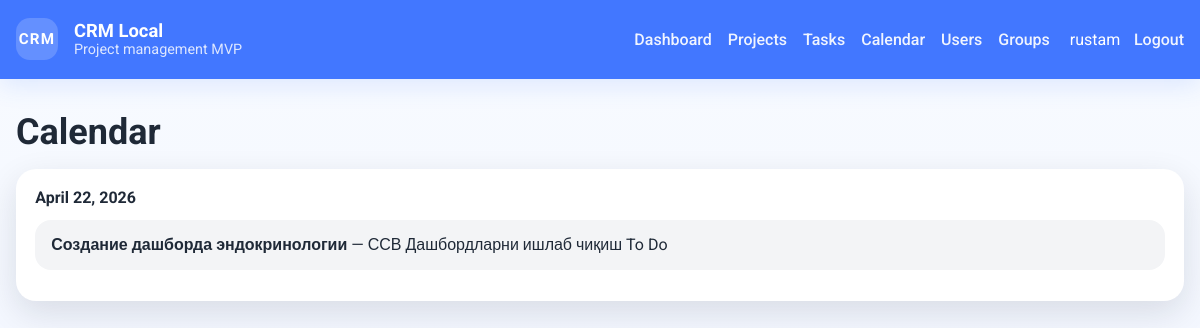
The page /calendar/ (signed in) on the database its author committed.
### projects/models.py (models this page shows, shortened)
class Task(models.Model):
    title = models.CharField(max_length=200)
    description = models.TextField(blank=True)
    status = models.CharField(
        max_length=20,
        choices=TaskStatus.choices,
        default=TaskStatus.TODO,
    )
    deadline = models.DateField(null=True, blank=True)
    project = models.ForeignKey(Project, on_delete=models.CASCADE, related_name="tasks")
    executor = models.ForeignKey(
        User,
        on_delete=models.SET_NULL,
        null=True,
        blank=True,
        related_name="assigned_tasks",
    )
    co_executors = models.ManyToManyField(User, blank=True, related_name="supporting_tasks")
    created_at = models.DateTimeField(auto_now_add=True)
    updated_at = models.DateTimeField(auto_now=True)
    class Meta:
        ordering = ["deadline", "title"]
    @property
    def is_overdue(self):
        if not self.deadline:
            return False
        return self.status != TaskStatus.DONE and timezone.now().date() > self.deadline

class Project(models.Model):
    title = models.CharField(max_length=200)
    description = models.TextField(blank=True)
    owner = models.ForeignKey(User, on_delete=models.CASCADE, related_name="owned_projects")
    members = models.ManyToManyField(User, blank=True, related_name="projects")
    created_at = models.DateTimeField(auto_now_add=True)
    updated_at = models.DateTimeField(auto_now=True)
    class Meta:
        ordering = ["title"]

### projects/views.py (the view)
# urls.py: path("calendar/", views.calendar_view, name="calendar"),
@login_required
def calendar_view(request):
    tasks = Task.objects.select_related("project", "executor").prefetch_related("co_executors").order_by("deadline")
    calendar = OrderedDict()
    no_deadline = []
    for task in tasks:
        if task.deadline:
            calendar.setdefault(task.deadline, []).append(task)
        else:
            no_deadline.append(task)
    return render(request, "projects/calendar.html", {"calendar": calendar, "no_deadline": no_deadline})

### projects/templates/projects/calendar.html (shortened to what this page needs)
{% extends "projects/base.html" %}
{% block content %}
<h1>Calendar</h1>
<div class="calendar-grid">
    {% for date, items in calendar.items %}
    <section class="calendar-day">
        <h2>{{ date }}</h2>
        <ul>
            {% for task in items %}
            <li class="{% if task.is_overdue %}overdue{% endif %}">
                <strong>{{ task.title }}</strong> — {{ task.project.title }}
                <span>{{ task.get_status_display }}</span>
            </li>
            {% endfor %}
        </ul>
    </section>
    {% endfor %}
</div>
{% endblock %}

### projects/templates/projects/base.html (shortened to what this page needs)
{% load static %}
<!DOCTYPE html>
<html lang="en">
<head>
    <link rel="stylesheet" href="{% static 'projects/css/style.css' %}" />
</head>
<body>
{% block header %}
<header class="topbar">
    <div class="container header-inner">
        <div class="brand">
            <div class="brand-icon">CRM</div>
            <div>
                <div class="brand-title">CRM Local</div>
                <div class="brand-subtitle">Project management MVP</div>
            </div>
        </div>
        <div class="toolbar-group">
            <nav class="main-nav">
                <a href="{% url 'dashboard' %}">Dashboard</a>
                <a href="{% url 'project_list' %}">Projects</a>
                <a href="{% url 'task_list' %}">Tasks</a>
                <a href="{% url 'calendar' %}">Calendar</a>
                <a href="{% url 'user_list' %}">Users</a>
                <a href="{% url 'group_list' %}">Groups</a>
            </nav>
            <div class="user-panel">
                {% if user.is_authenticated %}
                    <span>{{ user.username }}</span>
                    <a class="text-button" href="{% url 'logout' %}">Logout</a>
                {% else %}
                    <a class="text-button" href="{% url 'login' %}">Login</a>
                {% endif %}
            </div>
        </div>
    </div>
</header>
{% endblock %}
<main class="container">
    {% block content %}{% endblock %}
</main>
</body>
</html>

### projects/static/projects/css/style.css (style rules this page uses)
:root { --md-surface: #ffffff; --md-surface-variant: #f3f4f6; --md-surface-strong: #f8fafc; --md-primary: #3b72ff; --md-on-primary: #ffffff; --md-secondary: #635ffa; --md-on-surface: #1f2937; --md-on-surface-muted: #4b5563; --md-border: rgba(15, 23, 42, 0.08); --md-danger: #d32f2f; --md-bg: #eef2ff; --shadow: 0 12px 34px rgba(15, 23, 42, 0.12); }
* { box-sizing: border-box; }
html, body { margin: 0; min-height: 100%; }
body { font-family: 'Roboto', Arial, sans-serif; background: linear-gradient(180deg, #f8fbff 0%, #eef2ff 100%); color: var(--md-on-surface); }
.topbar { background: rgba(59, 114, 255, 0.96); color: #fff; box-shadow: 0 6px 24px rgba(59, 114, 255, 0.14); }
.container { width: min(1200px, 100% - 2rem); margin: 0 auto; padding: 0 0.5rem; }
.header-inner { display: flex; flex-wrap: wrap; justify-content: space-between; align-items: center; gap: 1rem; padding: 1.15rem 0; }
.brand { display: flex; align-items: center; gap: 1rem; }
.brand-icon { width: 42px; height: 42px; border-radius: 14px; background: rgba(255, 255, 255, 0.18); display: grid; place-items: center; font-size: 0.95rem; font-weight: 700; letter-spacing: 0.08em; }
.brand-title { font-size: 1.15rem; font-weight: 700; }
.brand-subtitle { font-size: 0.9rem; color: rgba(255, 255, 255, 0.82); }
.toolbar-group { display: flex; align-items: center; gap: 1.25rem; flex-wrap: wrap; }
.main-nav { display: flex; flex-wrap: wrap; gap: 1rem; }
.main-nav a, .text-button { color: rgba(255, 255, 255, 0.92); text-decoration: none; font-weight: 500; transition: color 0.2s ease; }
.user-panel { display: flex; align-items: center; gap: 0.85rem; }
main.container { padding: 2rem 0 3rem; }
h1 { margin-top: 0; font-size: clamp(1.8rem, 3vw, 2.4rem); margin-bottom: 1rem; }
.board, .table-list, .entity-form, .calendar-grid, .auth-page { transition: box-shadow 0.2s ease, transform 0.2s ease; }
.calendar-grid { display: grid; gap: 1rem; grid-template-columns: repeat(auto-fit, minmax(240px, 1fr)); }
.calendar-day { background: var(--md-surface); border-radius: 1.25rem; padding: 1.2rem; box-shadow: var(--shadow); }
.calendar-day h2 { margin-top: 0; font-size: 1rem; color: var(--md-on-surface); }
.calendar-day ul { list-style: none; padding: 0; margin: 0.75rem 0 0; }
.calendar-day li { margin: 0.75rem 0; padding: 0.95rem 1rem; border-radius: 1rem; background: var(--md-surface-variant); color: var(--md-on-surface); }

### rows shown on the page
Task: deadline "April 22, 2026", title "Создание дашборда эндокринологии", project "ССВ Дашбордларни ишлаб чиқиш", status "To Do"

### other values the page prints
{{ user.username }} "rustam"
